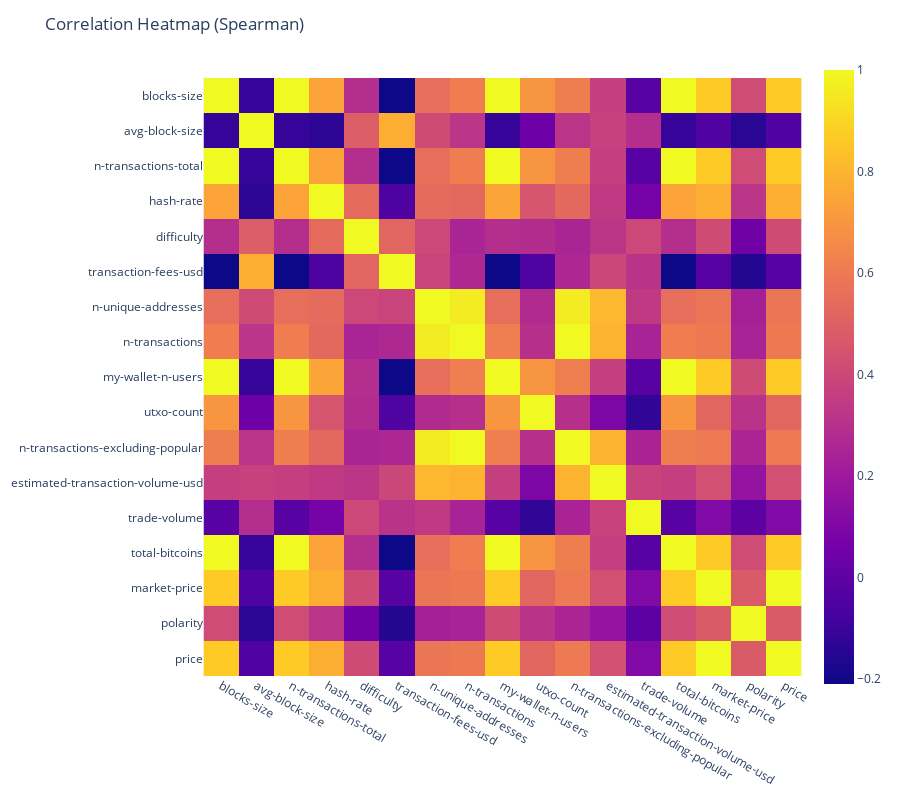

The cell this chart's notebook holds for it:
### Code cell
import plotly.express as px
fig = px.imshow(df_chartdata.corr(method="spearman"))
fig.update_layout(
    title='Correlation Heatmap (Spearman)',
    width=900,
    height=800,
)
fig.show()

### Figure 1 — Plotly figure (JSON) as saved in the notebook; plotly's stock layout.template omitted (floating-point values rounded to 4 significant figures; data arrays with more than 128 entries replaced by an {"elided": "..."} marker saying what was removed)
{"data": [{"coloraxis": "coloraxis", "hovertemplate": "x: %{x}<br>y: %{y}<br>color: %{z}<extra></extra>", "name": "0", "type": "heatmap", "x": ["blocks-size", "avg-block-size", "n-transactions-total", "hash-rate", "difficulty", "transaction-fees-usd", "n-unique-addresses", "n-transactions", "my-wallet-n-users", "utxo-count", "n-transactions-excluding-popular", "estimated-transaction-volume-usd", "trade-volume", "total-bitcoins", "market-price", "polarity", "price"], "xaxis": "x", "y": ["blocks-size", "avg-block-size", "n-transactions-total", "hash-rate", "difficulty", "transaction-fees-usd", "n-unique-addresses", "n-transactions", "my-wallet-n-users", "utxo-count", "n-transactions-excluding-popular", "estimated-transaction-volume-usd", "trade-volume", "total-bitcoins", "market-price", "polarity", "price"], "yaxis": "y", "z": {"elided": "17x17 float values"}}], "layout": {"coloraxis": {"colorscale": [[0, "#0d0887"], [0.1111, "#46039f"], [0.2222, "#7201a8"], [0.3333, "#9c179e"], [0.4444, "#bd3786"], [0.5556, "#d8576b"], [0.6667, "#ed7953"], [0.7778, "#fb9f3a"], [0.8889, "#fdca26"], [1, "#f0f921"]]}, "height": 800, "margin": {"t": 60}, "title": {"text": "Correlation Heatmap (Spearman)"}, "width": 900, "xaxis": {"anchor": "y", "constrain": "domain", "domain": [0, 1], "scaleanchor": "y"}, "yaxis": {"anchor": "x", "autorange": "reversed", "constrain": "domain", "domain": [0, 1]}}}
